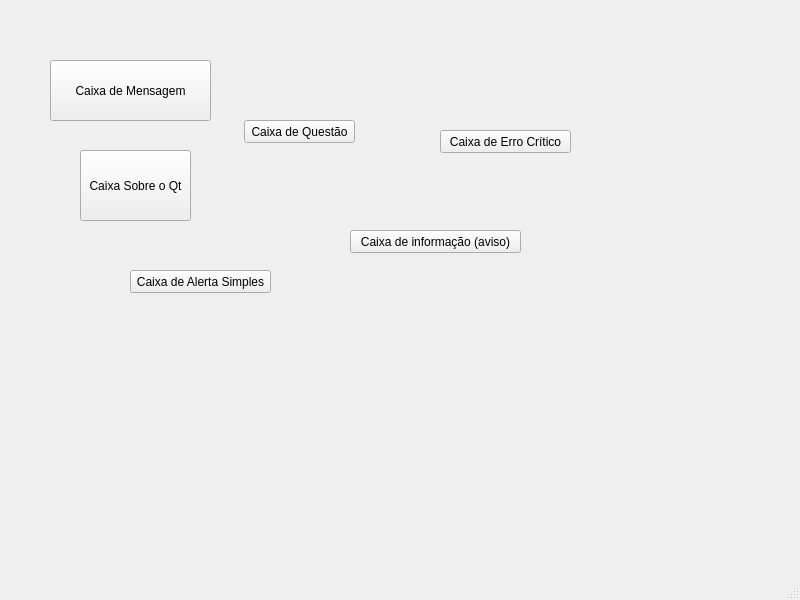
<?xml version="1.0" encoding="UTF-8"?>
<ui version="4.0">
 <class>MainWindow</class>
 <widget class="QMainWindow" name="MainWindow">
  <property name="geometry">
   <rect>
    <x>0</x>
    <y>0</y>
    <width>800</width>
    <height>600</height>
   </rect>
  </property>
  <property name="windowTitle">
   <string>MainWindow</string>
  </property>
  <widget class="QWidget" name="centralwidget">
   <widget class="QPushButton" name="pushButton">
    <property name="geometry">
     <rect>
      <x>50</x>
      <y>60</y>
      <width>161</width>
      <height>61</height>
     </rect>
    </property>
    <property name="text">
     <string>Caixa de Mensagem</string>
    </property>
   </widget>
   <widget class="QPushButton" name="pushButton_2">
    <property name="geometry">
     <rect>
      <x>80</x>
      <y>150</y>
      <width>111</width>
      <height>71</height>
     </rect>
    </property>
    <property name="text">
     <string>Caixa Sobre o Qt</string>
    </property>
   </widget>
   <widget class="QPushButton" name="pushButton_3">
    <property name="geometry">
     <rect>
      <x>440</x>
      <y>130</y>
      <width>131</width>
      <height>23</height>
     </rect>
    </property>
    <property name="text">
     <string>Caixa de Erro Crítico</string>
    </property>
   </widget>
   <widget class="QPushButton" name="pushButton_4">
    <property name="geometry">
     <rect>
      <x>350</x>
      <y>230</y>
      <width>171</width>
      <height>23</height>
     </rect>
    </property>
    <property name="text">
     <string>Caixa de informação (aviso)</string>
    </property>
   </widget>
   <widget class="QPushButton" name="pushButton_5">
    <property name="geometry">
     <rect>
      <x>244</x>
      <y>120</y>
      <width>111</width>
      <height>23</height>
     </rect>
    </property>
    <property name="text">
     <string>Caixa de Questão</string>
    </property>
   </widget>
   <widget class="QPushButton" name="pushButton_6">
    <property name="geometry">
     <rect>
      <x>130</x>
      <y>270</y>
      <width>141</width>
      <height>23</height>
     </rect>
    </property>
    <property name="text">
     <string>Caixa de Alerta Simples</string>
    </property>
   </widget>
  </widget>
  <widget class="QMenuBar" name="menubar">
   <property name="geometry">
    <rect>
     <x>0</x>
     <y>0</y>
     <width>800</width>
     <height>21</height>
    </rect>
   </property>
  </widget>
  <widget class="QStatusBar" name="statusbar"/>
 </widget>
 <resources/>
 <connections/>
</ui>
